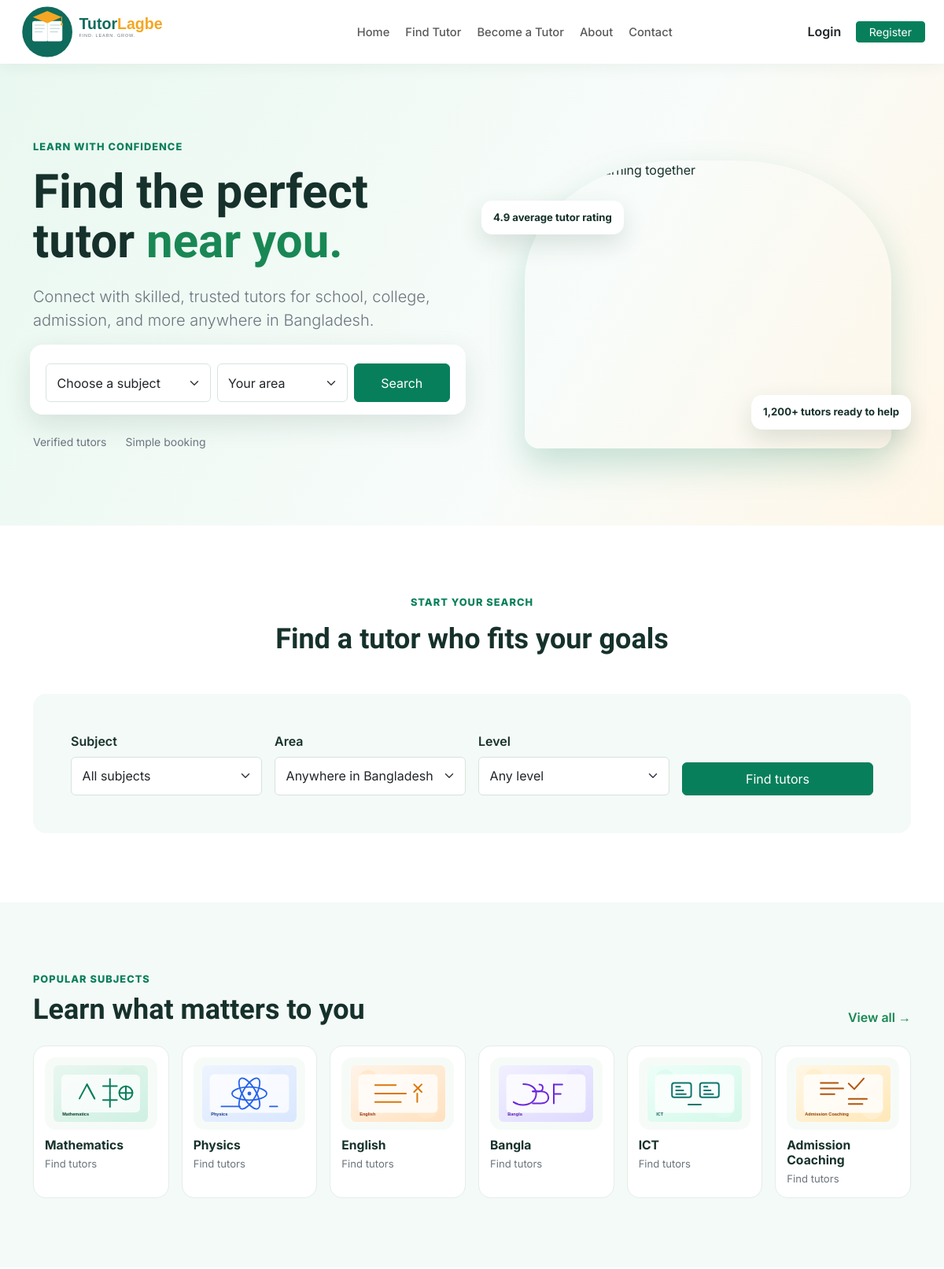
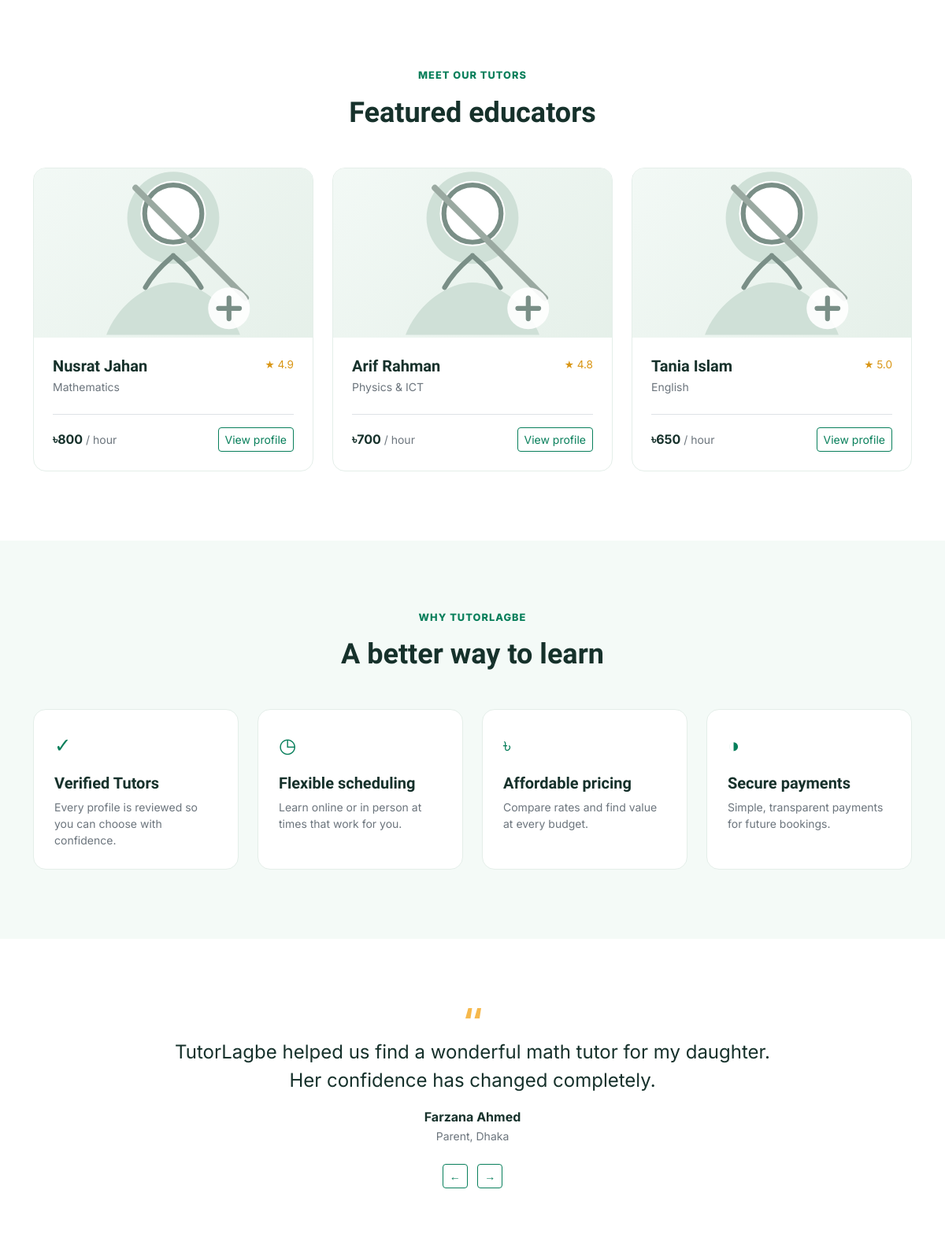
The page / (upper part) on the database its author committed (2 pictures, top to bottom).
### tables this page shows
CREATE TABLE subjects (
  id BIGINT UNSIGNED AUTO_INCREMENT PRIMARY KEY,
  name VARCHAR(100) NOT NULL,
  icon VARCHAR(255) NULL,
  created_at TIMESTAMP NOT NULL DEFAULT CURRENT_TIMESTAMP,
  UNIQUE KEY uq_subjects_name (name)
);

### includes/bootstrap.php (called while the page is built, shortened)
<?php
function base_url(string $path = ''): string
{
    $base = getenv('TUTORLAGBE_BASE_URL');
    if ($base === false || $base === '') {
        $base = str_replace('\\', '/', dirname($_SERVER['SCRIPT_NAME'] ?? ''));
    }
    $base = rtrim($base, '/');
    return $base . '/' . ltrim($path, '/');
}
function e(?string $value): string
{
    return htmlspecialchars((string) $value, ENT_QUOTES, 'UTF-8');
}

### config/db.php (called while the page is built, shortened)
<?php
function db(): PDO
{
    static $connection = null;
    if ($connection instanceof PDO) {
        return $connection;
    }
    try {
        $connection = new PDO(
            'mysql:host=' . DB_HOST . ';dbname=' . DB_NAME . ';charset=utf8mb4',
            DB_USER,
            DB_PASS,
            [
                PDO::ATTR_ERRMODE => PDO::ERRMODE_EXCEPTION,
                PDO::ATTR_DEFAULT_FETCH_MODE => PDO::FETCH_ASSOC,
                PDO::ATTR_EMULATE_PREPARES => false,
            ]
        );
    } catch (PDOException $exception) {
        throw new RuntimeException('Unable to connect to the database. Check config/db.php.', 0, $exception);
    }
    return $connection;
}

### index.php (the view, shortened to what this page needs)
<?php
require_once __DIR__ . '/includes/bootstrap.php';
require_once __DIR__ . '/config/db.php';
$subjects = [
    ['name' => 'Mathematics', 'icon' => '∑', 'image' => base_url('assets/images/subjects/mathematics.svg')],
    ['name' => 'Physics', 'icon' => '⚛', 'image' => base_url('assets/images/subjects/physics.svg')],
    ['name' => 'English', 'icon' => 'A', 'image' => base_url('assets/images/subjects/english.svg')],
    ['name' => 'Bangla', 'icon' => 'অ', 'image' => base_url('assets/images/subjects/bangla.svg')],
    ['name' => 'ICT', 'icon' => '⌘', 'image' => base_url('assets/images/subjects/ict.svg')],
    ['name' => 'Admission Coaching', 'icon' => '✦', 'image' => base_url('assets/images/subjects/admission.svg')],
];
$tutors = [
    ['name' => 'Nusrat Jahan', 'subject' => 'Mathematics', 'rating' => '4.9', 'rate' => '800', 'image' => base_url('assets/images/no-image.svg')],
    ['name' => 'Arif Rahman', 'subject' => 'Physics & ICT', 'rating' => '4.8', 'rate' => '700', 'image' => base_url('assets/images/no-image.svg')],
    ['name' => 'Tania Islam', 'subject' => 'English', 'rating' => '5.0', 'rate' => '650', 'image' => base_url('assets/images/no-image.svg')],
];
try {
    $dbSubjects = db()->query('SELECT name, icon FROM subjects ORDER BY id LIMIT 6')->fetchAll();
    if ($dbSubjects) {
        $subjects = $dbSubjects;
    }
} catch (Throwable $e) {
}
require __DIR__ . '/includes/header.php';
require __DIR__ . '/includes/navbar.php';
?>
<main>
  <section class="hero py-5 py-lg-0">
    <div class="container">
      <div class="row align-items-center min-vh-75 py-5">
        <div class="col-lg-6 py-lg-5">
          <p class="eyebrow mb-3">Learn with confidence</p>
          <h1>Find the perfect tutor <span class="text-success">near you.</span></h1>
          <p class="lead text-secondary my-4">
            Connect with skilled, trusted tutors for school, college, admission, and more anywhere in Bangladesh.
          </p>
          <form class="search-box p-3 row g-2" action="<?= e(base_url('find-tutor.php')) ?>" method="get">
            <div class="col-md-5">
              <select class="form-select" aria-label="Subject" name="subject_id">
                <option value="">Choose a subject</option>
              </select>
            </div>
            <div class="col-md-4">
              <select class="form-select" aria-label="Location" name="location">
                <option value="">Your area</option>
              </select>
            </div>
            <div class="col-md-3 d-grid">
              <button class="btn btn-brand">Search</button>
            </div>
          </form>
          <div class="d-flex gap-4 mt-4 small text-secondary">
            <span>Verified tutors</span>
            <span>Simple booking</span>
          </div>
        </div>
        <div class="col-lg-6">
          <div class="hero-art">
            <div class="float-card one">4.9 average tutor rating</div>
            <img class="hero-photo" src="https://images.unsplash.com/photo-1523240795612-9a054b0db644?auto=format&fit=crop&w=900&q=85" alt="Students learning together">
            <div class="float-card two">1,200+ tutors ready to help</div>
          </div>
        </div>
      </div>
    </div>
  </section>
  <section id="find-tutor" class="section-pad">
    <div class="container">
      <div class="text-center mb-5">
        <p class="eyebrow">Start your search</p>
        <h2 class="section-title">Find a tutor who fits your goals</h2>
      </div>
      <form id="hero-search-form" class="p-4 p-lg-5 rounded-4 section-soft" action="<?= e(base_url('find-tutor.php')) ?>" method="get">
        <div class="row g-3">
          <div class="col-md-6 col-lg-3">
            <label class="form-label fw-semibold">Subject</label>
            <select class="form-select" name="subject_id">
              <option value="">All subjects</option>
            </select>
          </div>
          <div class="col-md-6 col-lg-3">
            <label class="form-label fw-semibold">Area</label>
            <select class="form-select" name="location">
              <option value="">Anywhere in Bangladesh</option>
            </select>
          </div>
          <div class="col-md-6 col-lg-3">
            <label class="form-label fw-semibold">Level</label>
            <select class="form-select" name="class_level">
              <option value="">Any level</option>
            </select>
          </div>
          <div class="col-md-6 col-lg-3 d-grid align-self-end">
            <button class="btn btn-brand py-2">Find tutors</button>
          </div>
        </div>
      </form>
    </div>
  </section>
  <section class="section-pad section-soft">
    <div class="container">
      <div class="d-flex justify-content-between align-items-end mb-4">
        <div>
          <p class="eyebrow mb-2">Popular subjects</p>
          <h2 class="section-title mb-0">Learn what matters to you</h2>
        </div>
        <a class="text-success fw-semibold text-decoration-none" href="#find-tutor">View all →</a>
      </div>
      <div class="row g-3">
        <?php foreach ($subjects as $subject): ?>
          <div class="col-6 col-md-4 col-lg-2">
            <a class="subject-card d-block" href="#find-tutor" style="display:block;padding:14px;overflow:hidden;min-height:172px;">
              <span class="subject-media" style="display:block;width:100%;height:92px;border-radius:14px;background:#f7fbf8;overflow:hidden;">
                <img class="subject-image" src="<?= e($subject['image'] ?? '') ?>" alt="<?= e($subject['name']) ?>" style="display:block;width:100%;height:100%;object-fit:contain;padding:10px;">
              </span>
              <span class="subject-title" style="display:block;margin-top:.7rem;font-size:.98rem;font-weight:700;line-height:1.2;"><?= e($subject['name']) ?></span>
              <small class="d-block text-secondary mt-1">Find tutors</small>
            </a>
          </div>
        <?php endforeach; ?>
      </div>
    </div>
  </section>
  <section class="section-pad">
    <div class="container">
      <div class="text-center mb-5">
        <p class="eyebrow">Meet our tutors</p>
        <h2 class="section-title">Featured educators</h2>
      </div>
      <div class="row g-4">
        <?php foreach ($tutors as $tutor): ?>
          <div class="col-md-6 col-lg-4">
            <article class="tutor-card">
              <img src="<?= e($tutor['image'] ?: base_url('assets/images/no-image.svg')) ?>" alt="<?= e($tutor['name']) ?>">
              <div class="p-4">
                <div class="d-flex justify-content-between">
                  <div>
                    <h5 class="mb-1"><?= e($tutor['name']) ?></h5>
                    <p class="text-secondary small mb-2"><?= e($tutor['subject'] ?? 'Experienced Tutor') ?></p>
                  </div>
                  <span class="rating">★ <?= e((string) $tutor['rating']) ?></span>
                </div>
                <div class="d-flex align-items-center justify-content-between border-top pt-3 mt-3">
                  <span class="fw-bold">৳<?= e((string) $tutor['rate']) ?><small class="fw-normal text-secondary"> / hour</small></span>
                  <a href="#" class="btn btn-outline-brand btn-sm">View profile</a>
                </div>
              </div>
            </article>
          </div>
        <?php endforeach; ?>
      </div>
    </div>
  </section>
  <section id="why-us" class="section-pad section-soft">
    <div class="container">
      <div class="text-center mb-5">
        <p class="eyebrow">Why TutorLagbe</p>
        <h2 class="section-title">A better way to learn</h2>
      </div>
      <div class="row g-4">
        <?php foreach ([
          ['✓', 'Verified Tutors', 'Every profile is reviewed so you can choose with confidence.'],
          ['◷', 'Flexible scheduling', 'Learn online or in person at times that work for you.'],
          ['৳', 'Affordable pricing', 'Compare rates and find value at every budget.'],
          ['◑', 'Secure payments', 'Simple, transparent payments for future bookings.'],
        ] as $feature): ?>
          <div class="col-md-6 col-lg-3">
            <div class="feature-card">
              <div class="feature-icon mb-3"><?= e($feature[0]) ?></div>
              <h5><?= e($feature[1]) ?></h5>
              <p class="text-secondary mb-0 small"><?= e($feature[2]) ?></p>
            </div>
          </div>
        <?php endforeach; ?>
      </div>
    </div>
  </section>
  <section class="section-pad">
    <div class="container">
      <div id="testimonials" class="carousel slide" data-bs-ride="carousel">
        <div class="carousel-inner text-center">
          <div class="carousel-item active">
            <div class="testimonial">
              <div class="quote-mark">“</div>
              <blockquote class="fs-4 lh-base">TutorLagbe helped us find a wonderful math tutor for my daughter. Her confidence has changed completely.</blockquote>
              <p class="mb-0 fw-bold">Farzana Ahmed</p>
              <small class="text-secondary">Parent, Dhaka</small>
            </div>
          </div>
        </div>
        <div class="text-center mt-4">
          <button class="btn btn-outline-brand btn-sm me-2" data-bs-target="#testimonials" data-bs-slide="prev">←</button>
          <button class="btn btn-outline-brand btn-sm" data-bs-target="#testimonials" data-bs-slide="next">→</button>
        </div>
      </div>
    </div>
  </section>
</main>
<?php require __DIR__ . '/includes/footer.php'; ?>

### assets/css/style.css (style rules this page uses)
:root { --brand:#087f5b;--brand-dark:#055a42;--ink:#16312b;--mist:#f4faf7;--warm:#f6b94d }
* { box-sizing:border-box }
body { font-family:Inter,system-ui,sans-serif;color:var(--ink);background:#fff }
h1,h2,h3,h4,h5,.brand { font-family:'Hind Siliguri',Inter,sans-serif;font-weight:700 }
.btn-brand { background:var(--brand);border-color:var(--brand);color:#fff }
.btn-outline-brand { border-color:var(--brand);color:var(--brand) }
.hero { background:linear-gradient(119deg,#e9f8f0 0%,#f8fcfa 60%,#fff6e7 100%);overflow:hidden }
.eyebrow { color:var(--brand);font-size:.8rem;font-weight:800;letter-spacing:.08em;text-transform:uppercase }
.hero h1 { font-size:clamp(2.45rem,5vw,4.6rem);line-height:1.05 }
.hero-art { position:relative;min-height:390px }
.hero-photo { position:absolute;inset:24px 24px 0 55px;width:calc(100% - 80px);height:calc(100% - 24px);object-fit:cover;border-radius:42% 42% 18px 18px;box-shadow:0 20px 45px rgba(8,127,91,.22) }
.float-card { position:absolute;z-index:2;background:#fff;border-radius:14px;padding:12px 15px;box-shadow:0 12px 30px rgba(25,65,53,.14);font-size:.82rem;font-weight:700 }
.float-card.one { left:0;top:75px }
.float-card.two { right:0;bottom:24px }
.search-box { background:#fff;border-radius:16px;box-shadow:0 12px 35px rgba(18,57,43,.12) }
.section-pad { padding:88px 0 }
.section-soft { background:var(--mist) }
.section-title { font-size:clamp(1.9rem,3vw,2.6rem) }
.subject-card,.tutor-card,.feature-card { height:100%;border:1px solid #e4eee9;border-radius:16px;background:#fff;transition:transform .2s ease,box-shadow .2s ease }
.subject-card { padding:22px;text-decoration:none;color:var(--ink) }
.tutor-card { overflow:hidden }
.tutor-card img { height:215px;width:100%;object-fit:cover }
.rating { color:#d99616;font-size:.85rem }
.feature-card { padding:26px }
.feature-icon { font-size:1.6rem;color:var(--brand) }
.testimonial { max-width:760px;margin:auto }
.quote-mark { color:var(--warm);font-size:4rem;line-height:.6 }
.form-control,.form-select { border-color:#d7e4de;padding:.7rem .85rem }
.subject-card { padding:14px;overflow:hidden }
.subject-media { display:block;width:100%;height:92px;border-radius:14px;background:#f7fbf8;overflow:hidden }
.subject-image { display:block;width:100%;height:100%;object-fit:contain;padding:10px }
.subject-title { display:block;margin-top:.7rem;font-size:.98rem;font-weight:700;line-height:1.2 }
.subject-card small { font-size:.82rem }

### rows shown on the page
subjects: shows a picture, name "Mathematics"
subjects: shows a picture, name "Physics"
subjects: shows a picture, name "English"
subjects: shows a picture, name "Bangla"
subjects: shows a picture, name "ICT"
subjects: shows a picture, name "Admission Coaching"

### other values the page prints
$tutor['name'] "Nusrat Jahan"
$tutor['subject'] "Mathematics"
$tutor['rating'] "4.9"
$tutor['rate'] "800"
$tutor['name'] "Arif Rahman"
$tutor['subject'] "Physics & ICT"
$tutor['rating'] "4.8"
$tutor['rate'] "700"
$tutor['name'] "Tania Islam"
$tutor['subject'] "English"
$tutor['rating'] "5.0"
$tutor['rate'] "650"
$feature[0] "✓"
$feature[1] "Verified Tutors"
$feature[2] "Every profile is reviewed so you can choose with confidence."
